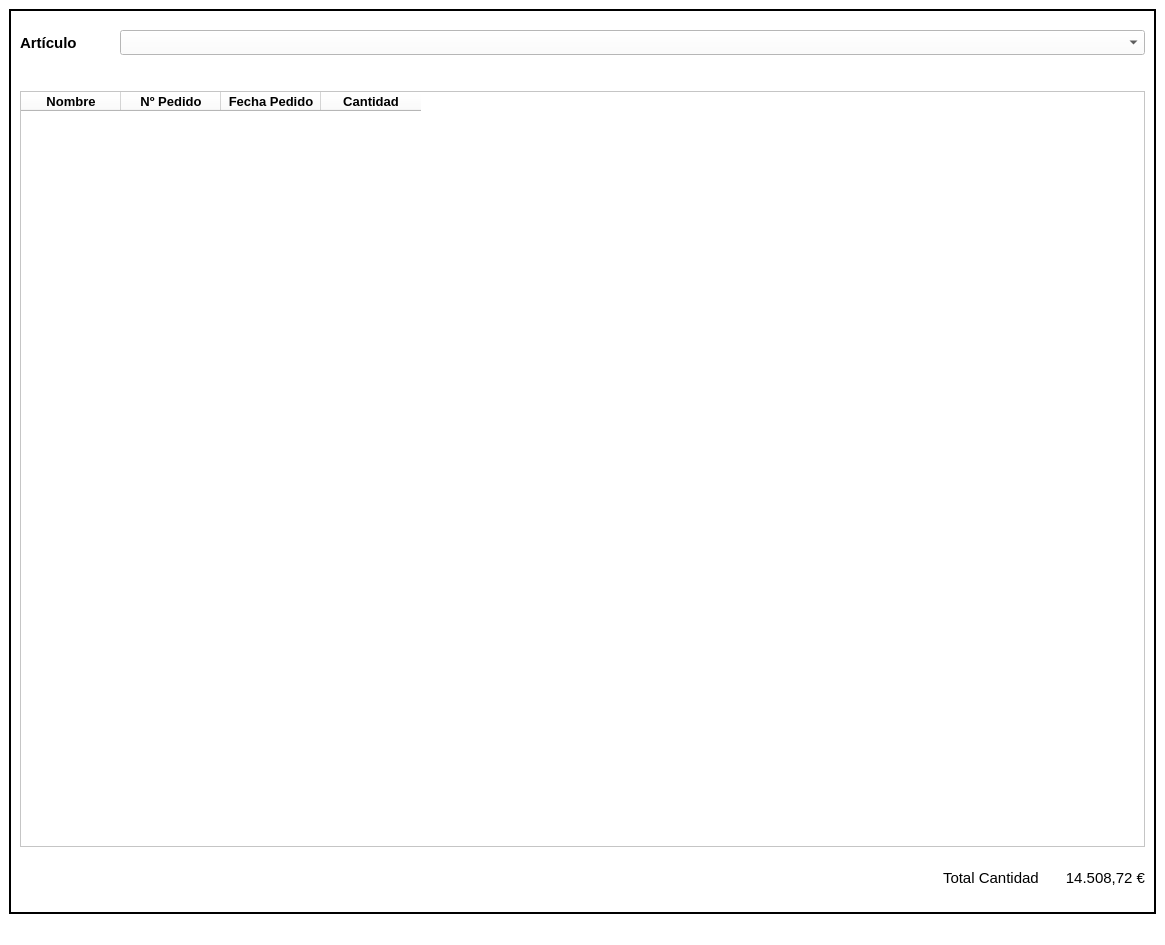
<?xml version="1.0" encoding="UTF-8"?>
<ui version="4.0">
 <class>ReportPurRefDate_Window</class>
 <widget class="QMainWindow" name="ReportPurRefDate_Window">
  <property name="geometry">
   <rect>
    <x>0</x>
    <y>0</y>
    <width>1165</width>
    <height>945</height>
   </rect>
  </property>
  <property name="minimumSize">
   <size>
    <width>1165</width>
    <height>945</height>
   </size>
  </property>
  <property name="windowTitle">
   <string>Resumen Cliente</string>
  </property>
  <property name="windowIcon">
   <iconset>
    <normaloff>//nas01/DATOS/Comunes/EIPSA-ERP/Resources/Iconos/icon.ico</normaloff>//nas01/DATOS/Comunes/EIPSA-ERP/Resources/Iconos/icon.ico</iconset>
  </property>
  <property name="styleSheet">
   <string notr="true">QWidget {
background-color: rgb(255, 255, 255);
}

.QFrame {
	border: 2px solid black;
}

QPushButton {
background-color: #33bdef;
  border: 1px solid transparent;
  border-radius: 3px;
  color: #fff;
  font-family: -apple-system,system-ui,&quot;Segoe UI&quot;,&quot;Liberation Sans&quot;,sans-serif;
  font-size: 15px;
  font-weight: 800;
  line-height: 1.15385;
  margin: 0;
  outline: none;
  padding: 8px .8em;
  text-align: center;
  text-decoration: none;
  vertical-align: baseline;
  white-space: nowrap;
}

QPushButton:hover {
	background-color: #019ad2;
	border-color: rgb(0, 0, 0);
}

QPushButton:focus {
	background-color: #019ad2;
	border-color: rgb(0, 0, 0);
}

QPushButton:pressed {
	background-color: rgb(1, 140, 190);
	border-color: rgb(255, 255, 255)
}

QPushButton:focus:pressed {
    background-color: rgb(1, 140, 190);
    border-color: rgb(255, 255, 255);
}</string>
  </property>
  <widget class="QWidget" name="centralwidget">
   <layout class="QGridLayout" name="gridLayout">
    <item row="0" column="0">
     <widget class="QFrame" name="frame">
      <property name="minimumSize">
       <size>
        <width>1145</width>
        <height>860</height>
       </size>
      </property>
      <property name="frameShape">
       <enum>QFrame::StyledPanel</enum>
      </property>
      <property name="frameShadow">
       <enum>QFrame::Raised</enum>
      </property>
      <layout class="QGridLayout" name="gridLayout_2">
       <item row="3" column="0">
        <widget class="QTableWidget" name="tableWidget">
         <column>
          <property name="text">
           <string>Nombre</string>
          </property>
          <property name="font">
           <font>
            <pointsize>10</pointsize>
            <bold>true</bold>
           </font>
          </property>
         </column>
         <column>
          <property name="text">
           <string>Nº Pedido</string>
          </property>
          <property name="font">
           <font>
            <pointsize>10</pointsize>
            <bold>true</bold>
           </font>
          </property>
         </column>
         <column>
          <property name="text">
           <string>Fecha Pedido</string>
          </property>
          <property name="font">
           <font>
            <pointsize>10</pointsize>
            <bold>true</bold>
           </font>
          </property>
         </column>
         <column>
          <property name="text">
           <string>Cantidad</string>
          </property>
          <property name="font">
           <font>
            <pointsize>10</pointsize>
            <bold>true</bold>
           </font>
          </property>
         </column>
        </widget>
       </item>
       <item row="0" column="0">
        <spacer name="vSpacer1">
         <property name="orientation">
          <enum>Qt::Vertical</enum>
         </property>
         <property name="sizeType">
          <enum>QSizePolicy::Fixed</enum>
         </property>
         <property name="sizeHint" stdset="0">
          <size>
           <width>20</width>
           <height>10</height>
          </size>
         </property>
        </spacer>
       </item>
       <item row="2" column="0">
        <spacer name="vSpacer3">
         <property name="orientation">
          <enum>Qt::Vertical</enum>
         </property>
         <property name="sizeType">
          <enum>QSizePolicy::Fixed</enum>
         </property>
         <property name="sizeHint" stdset="0">
          <size>
           <width>20</width>
           <height>30</height>
          </size>
         </property>
        </spacer>
       </item>
       <item row="1" column="0">
        <layout class="QGridLayout" name="gridLayout1">
         <property name="spacing">
          <number>0</number>
         </property>
         <item row="0" column="1" colspan="2">
          <widget class="QComboBox" name="ItemName">
           <property name="minimumSize">
            <size>
             <width>0</width>
             <height>25</height>
            </size>
           </property>
           <property name="maximumSize">
            <size>
             <width>16777215</width>
             <height>25</height>
            </size>
           </property>
           <property name="font">
            <font>
             <pointsize>10</pointsize>
            </font>
           </property>
          </widget>
         </item>
         <item row="0" column="0">
          <widget class="QLabel" name="label_item">
           <property name="minimumSize">
            <size>
             <width>100</width>
             <height>25</height>
            </size>
           </property>
           <property name="maximumSize">
            <size>
             <width>100</width>
             <height>25</height>
            </size>
           </property>
           <property name="font">
            <font>
             <pointsize>11</pointsize>
             <bold>true</bold>
            </font>
           </property>
           <property name="text">
            <string>Artículo</string>
           </property>
          </widget>
         </item>
        </layout>
       </item>
       <item row="4" column="0">
        <layout class="QHBoxLayout" name="horizontalLayout">
         <item>
          <spacer name="horizontalSpacer">
           <property name="orientation">
            <enum>Qt::Horizontal</enum>
           </property>
           <property name="sizeHint" stdset="0">
            <size>
             <width>40</width>
             <height>20</height>
            </size>
           </property>
          </spacer>
         </item>
         <item>
          <widget class="QLabel" name="label_Total">
           <property name="minimumSize">
            <size>
             <width>0</width>
             <height>50</height>
            </size>
           </property>
           <property name="maximumSize">
            <size>
             <width>16777215</width>
             <height>50</height>
            </size>
           </property>
           <property name="font">
            <font>
             <pointsize>11</pointsize>
            </font>
           </property>
           <property name="text">
            <string>Total Cantidad</string>
           </property>
          </widget>
         </item>
         <item>
          <widget class="QLabel" name="label_TotalValue">
           <property name="minimumSize">
            <size>
             <width>100</width>
             <height>50</height>
            </size>
           </property>
           <property name="maximumSize">
            <size>
             <width>100</width>
             <height>50</height>
            </size>
           </property>
           <property name="font">
            <font>
             <pointsize>11</pointsize>
            </font>
           </property>
           <property name="text">
            <string>14.508,72 €</string>
           </property>
           <property name="alignment">
            <set>Qt::AlignRight|Qt::AlignTrailing|Qt::AlignVCenter</set>
           </property>
          </widget>
         </item>
        </layout>
       </item>
      </layout>
     </widget>
    </item>
   </layout>
  </widget>
  <widget class="QMenuBar" name="menubar">
   <property name="geometry">
    <rect>
     <x>0</x>
     <y>0</y>
     <width>1165</width>
     <height>22</height>
    </rect>
   </property>
  </widget>
  <widget class="QStatusBar" name="statusbar"/>
 </widget>
 <resources/>
 <connections/>
</ui>
